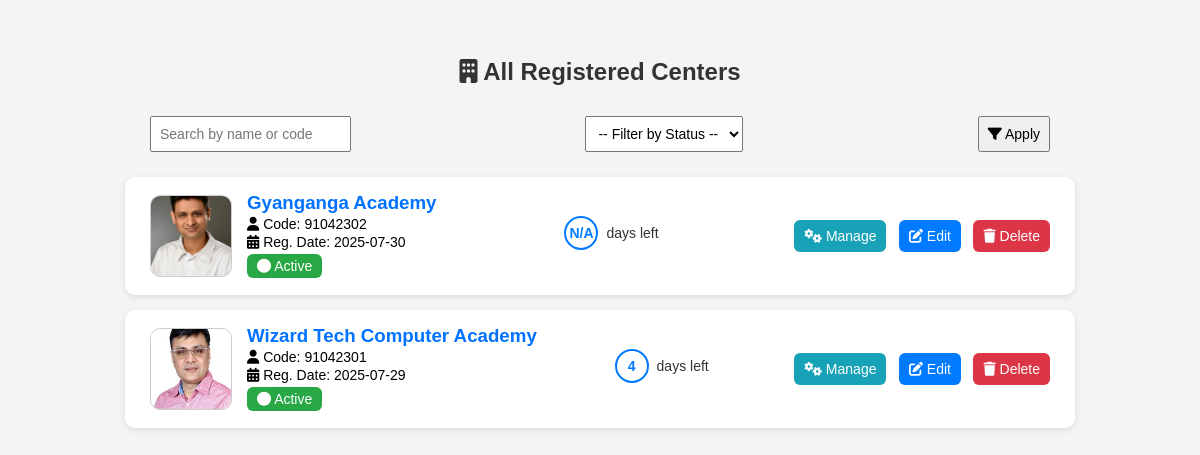
The page /view_centers (signed in) on the database its author committed.
### tables this page shows
CREATE TABLE centers (
            id INTEGER PRIMARY KEY AUTOINCREMENT,
            center_code TEXT UNIQUE,
            center_name TEXT,
            name TEXT,
            email TEXT,
            mobile TEXT,
            address TEXT,
            pin_code TEXT,
            state TEXT,
            photo TEXT,
            status TEXT DEFAULT 'Active',
            registration_date TEXT
        );

### app.py (the view)
@app.route('/view_centers', methods=['GET', 'POST'])
def view_centers():
    if not session.get('admin_logged_in'):
        return redirect('/admin_login')
    search_term = request.form.get('search', '').strip()
    filter_status = request.form.get('status', '')
    conn = sqlite3.connect('lms.db')
    conn.row_factory = sqlite3.Row
    cursor = conn.cursor()
    query = """
        SELECT c.*, s.end_date
        FROM centers c
        LEFT JOIN (
            SELECT center_code, MAX(end_date) AS end_date
            FROM subscriptions
            GROUP BY center_code
        ) s ON c.center_code = s.center_code
        WHERE 1=1
    """
    params = []
    if search_term:
        query += " AND (c.center_name LIKE ? OR c.center_code LIKE ?)"
        params.extend([f"%{search_term}%", f"%{search_term}%"])
    if filter_status:
        query += " AND c.status = ?"
        params.append(filter_status)
    query += " ORDER BY c.id DESC"
    cursor.execute(query, params)
    centers = cursor.fetchall()
    centers = [dict(c) for c in centers]
    for c in centers:
        if c.get('end_date'):
            try:
                end = datetime.strptime(c['end_date'], '%Y-%m-%d')
                remaining = (end - datetime.today()).days
                c['remaining_days'] = max(0, remaining)
            except:
                c['remaining_days'] = 'N/A'
        else:
            c['remaining_days'] = 'N/A'
    conn.close()
    return render_template('admin/view_centers.html', centers=centers, search_term=search_term, filter_status=filter_status)

### templates/admin/view_centers.html (shortened to what this page needs)
<!DOCTYPE html>
<html lang="en">
<head>
  <link rel="stylesheet" href="https://cdnjs.cloudflare.com/ajax/libs/font-awesome/6.4.0/css/all.min.css">
</head>
<body>
<h2><i class="fas fa-building"></i> All Registered Centers</h2>
<form method="POST">
  <div class="filters">
    <input type="text" name="search" placeholder="Search by name or code" value="{{ search_term }}">
    <select name="status">
      <option value="">-- Filter by Status --</option>
    </select>
    <button type="submit"><i class="fas fa-filter"></i> Apply</button>
  </div>
</form>
{% for center in centers %}
<div class="center-card">
  <div class="left-section">
    <img src="{{ url_for('static', filename='uploads/centers/' + center['photo']) }}" alt="Photo">
    <div class="center-info">
      <h3>{{ center['center_name'] }}</h3>
      <p><i class="fas fa-user"></i> Code: {{ center['center_code'] }}</p>
      <p><i class="fas fa-calendar-alt"></i> Reg. Date: {{ center['registration_date'] }}</p>
      <p class="status {{ center['status'] }}"><i class="fas fa-circle"></i> {{ center['status'] }}</p>
    </div>
  </div>
  <p class="remaining-days">
    <span class="circle">{{ center['remaining_days'] }}</span> days left
  </p>
  <div class="action-buttons">
    <button class="subscription-btn" onclick="location.href='/manage_subscription/{{ center['center_code'] }}'">
      <i class="fas fa-cogs"></i> Manage
    </button>
    <button class="edit-btn" onclick="location.href='/edit_center/{{ center['id'] }}'">
      <i class="fas fa-edit"></i> Edit
    </button>
    <button class="delete-btn" onclick="confirmDelete({{ center['id'] }})">
      <i class="fas fa-trash"></i> Delete
    </button>
  </div>
</div>
{% endfor %}
</body>
</html>

### templates/admin/view_centers.html (style rules this page uses)
body { font-family: Arial; background: #f4f4f4; padding: 30px; }
h2 { text-align: center; color: #333; margin-bottom: 30px; }
.filters { max-width: 900px; margin: auto; display: flex; gap: 10px; justify-content: space-between; margin-bottom: 25px; }
.filters input, .filters select, .filters button { padding: 8px; font-size: 14px; }
.center-card { background: white; display: flex; align-items: center; justify-content: space-between; margin: 15px auto; padding: 15px 25px; border-radius: 10px; box-shadow: 0 2px 6px rgba(0,0,0,0.1); max-width: 900px; }
.left-section { display: flex; align-items: center; }
.left-section img { width: 80px; height: 80px; object-fit: cover; border-radius: 10px; margin-right: 15px; border: 1px solid #ccc; }
.center-info h3 { margin: 0; color: #0072ff; }
.center-info p { margin: 2px 0; font-size: 14px; }
.status { padding: 4px 10px; border-radius: 6px; font-size: 12px; color: white; display: inline-block; }
.Active { background-color: #28a745; }
.remaining-days { margin-top: 8px; font-size: 14px; color: #333; display: flex; align-items: center; }
.remaining-days .circle { width: 30px; height: 30px; border: 2px solid #007bff; border-radius: 50%; display: inline-flex; align-items: center; justify-content: center; font-weight: bold; margin-right: 8px; color: #007bff; }
.action-buttons button { margin-left: 8px; padding: 8px 10px; border: none; border-radius: 6px; font-size: 14px; cursor: pointer; color: white; }
.edit-btn { background-color: #007bff; }
.delete-btn { background-color: #dc3545; }
.subscription-btn { background-color: #17a2b8; }

### rows shown on the page
centers: photo (picture), center_name "Gyanganga Academy", center_code "91042302", registration_date "2025-07-30", status "Active", remaining_days "N/A"
centers: photo (picture), center_name "Wizard Tech Computer Academy", center_code "91042301", registration_date "2025-07-29", status "Active", remaining_days "4"
